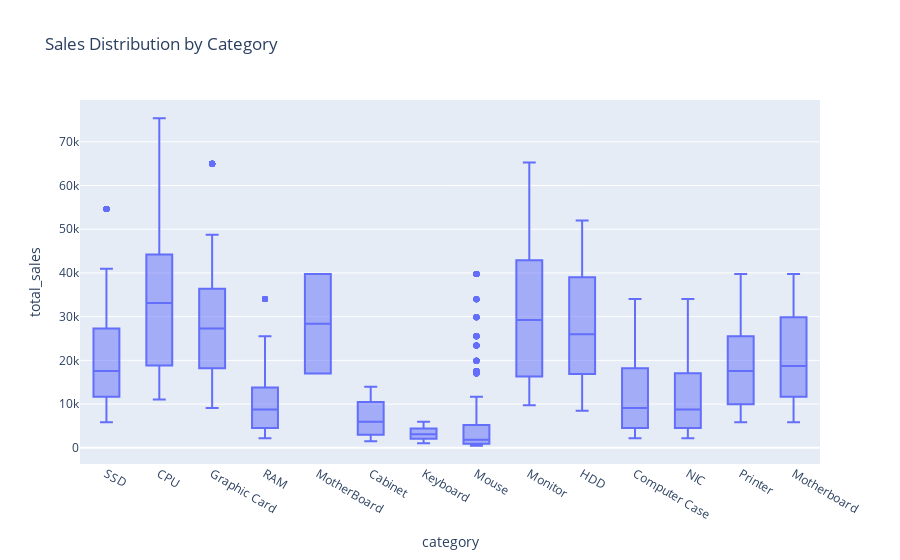

Source (notebook cell):
### Markdown cell above
## Handling Outliers

### Code cell
px.box(data, x= "category", y= "total_sales", title = "Sales Distribution by Category"  )

### Figure 1 — Plotly figure (JSON) as saved in the notebook; plotly's stock layout.template omitted (floating-point values rounded to 4 significant figures; data arrays with more than 128 entries replaced by an {"elided": "..."} marker saying what was removed)
{"data": [{"alignmentgroup": "True", "hovertemplate": "category=%{x}<br>total_sales=%{y}<extra></extra>", "legendgroup": "", "marker": {"color": "#636efa"}, "name": "", "notched": false, "offsetgroup": "", "orientation": "v", "showlegend": false, "type": "box", "x": {"elided": "5095 str values"}, "x0": " ", "xaxis": "x", "y": {"elided": "5095 int values"}, "y0": " ", "yaxis": "y"}], "layout": {"boxmode": "group", "legend": {"tracegroupgap": 0}, "title": {"text": "Sales Distribution by Category"}, "xaxis": {"anchor": "y", "domain": [0, 1], "title": {"text": "category"}}, "yaxis": {"anchor": "x", "domain": [0, 1], "title": {"text": "total_sales"}}}}
